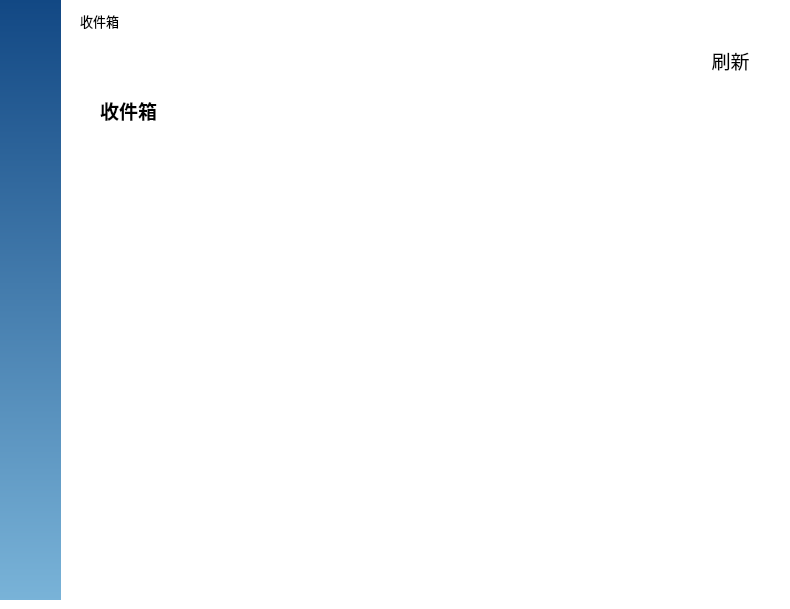
   <widget class="QWidget" name="mainPage">
    <property name="styleSheet">
     <string notr="true">background-color: rgb(255, 255, 255);</string>
    </property>
    <widget class="QLabel" name="label_22">
     <property name="geometry">
      <rect>
       <x>0</x>
       <y>0</y>
       <width>61</width>
       <height>600</height>
      </rect>
     </property>
     <property name="styleSheet">
      <string notr="true">background-color: qlineargradient(spread:pad, x1:0, y1:0, x2:0, y2:1, stop:0 rgba(18, 72, 132, 255), stop:1 rgba(121, 179, 216, 255));</string>
     </property>
     <property name="text">
      <string/>
     </property>
    </widget>
    <widget class="QLabel" name="label_33">
     <property name="geometry">
      <rect>
       <x>80</x>
       <y>10</y>
       <width>651</width>
       <height>21</height>
      </rect>
     </property>
     <property name="font">
      <font>
       <family>微软雅黑</family>
       <pointsize>10</pointsize>
      </font>
     </property>
     <property name="text">
      <string>收件箱</string>
     </property>
    </widget>
    <widget class="QLabel" name="label_34">
     <property name="geometry">
      <rect>
       <x>100</x>
       <y>100</y>
       <width>681</width>
       <height>21</height>
      </rect>
     </property>
     <property name="font">
      <font>
       <family>微软雅黑</family>
       <pointsize>14</pointsize>
       <weight>75</weight>
       <bold>true</bold>
      </font>
     </property>
     <property name="text">
      <string>收件箱</string>
     </property>
    </widget>
    <widget class="QTreeWidget" name="mailList">
     <property name="geometry">
      <rect>
       <x>80</x>
       <y>140</y>
       <width>701</width>
       <height>451</height>
      </rect>
     </property>
     <property name="styleSheet">
      <string notr="true">QTreeWidget
{
border:none;
}


QScrollBar:vertical
{
    width:8px;
    background:rgba(0,0,0,0%);
    margin:0px,0px,0px,0px;
    padding-top:9px;   
    padding-bottom:9px;
}
QScrollBar::handle:vertical
{
    width:8px;
    background:rgba(0,0,0,25%);
    border-radius:4px;   
    min-height:20;
}
QScrollBar::handle:vertical:hover
{
    width:8px;
    background:rgba(0,0,0,50%);   
    border-radius:4px;
    min-height:20;
}
QScrollBar::add-line:vertical  
{
    height:9px;width:8px;
    border-image:url(:/images/a/3.png);
    subcontrol-position:bottom;
}
QScrollBar::sub-line:vertical  
{
    height:9px;width:8px;
    border-image:url(:/images/a/1.png);
    subcontrol-position:top;
}
QScrollBar::add-line:vertical:hover  
{
    height:9px;width:8px;
    border-image:url(:/images/a/4.png);
    subcontrol-position:bottom;
}
QScrollBar::sub-line:vertical:hover  
{
    height:9px;width:8px;
    border-image:url(:/images/a/2.png);
    subcontrol-position:top;
}
QScrollBar::add-page:vertical,QScrollBar::sub-page:vertical   
{
    background:rgba(0,0,0,10%);
    border-radius:4px;
}
QTextEdit{
border:none;
}</string>
     </property>
     <property name="alternatingRowColors">
      <bool>false</bool>
     </property>
     <property name="animated">
      <bool>true</bool>
     </property>
     <attribute name="headerVisible">
      <bool>false</bool>
     </attribute>
     <column>
      <property name="text">
       <string notr="true">1</string>
      </property>
     </column>
    </widget>
    <widget class="QPushButton" name="refresh_2">
     <property name="geometry">
      <rect>
       <x>680</x>
       <y>40</y>
       <width>101</width>
       <height>41</height>
      </rect>
     </property>
     <property name="font">
      <font>
       <family>微软雅黑</family>
       <pointsize>14</pointsize>
      </font>
     </property>
     <property name="styleSheet">
      <string notr="true">QPushButton{
border:none;
}

QPushButton:hover{
	background-color: rgb(243, 243, 243);
}

</string>
     </property>
     <property name="text">
      <string>刷新</string>
     </property>
     <property name="iconSize">
      <size>
       <width>24</width>
       <height>24</height>
      </size>
     </property>
    </widget>
    <widget class="QPushButton" name="toWrite">
     <property name="geometry">
      <rect>
       <x>10</x>
       <y>10</y>
       <width>41</width>
       <height>41</height>
      </rect>
     </property>
     <property name="font">
      <font>
       <family>微软雅黑</family>
       <pointsize>14</pointsize>
      </font>
     </property>
     <property name="styleSheet">
      <string notr="true">QPushButton{
border:none;
background:transparent;
}


</string>
     </property>
     <property name="text">
      <string/>
     </property>
     <property name="iconSize">
      <size>
       <width>24</width>
       <height>24</height>
      </size>
     </property>
    </widget>
    <widget class="QPushButton" name="toDelete">
     <property name="geometry">
      <rect>
       <x>10</x>
       <y>80</y>
       <width>41</width>
       <height>41</height>
      </rect>
     </property>
     <property name="font">
      <font>
       <family>微软雅黑</family>
       <pointsize>14</pointsize>
      </font>
     </property>
     <property name="styleSheet">
      <string notr="true">QPushButton{
border:none;
background:transparent;
}


</string>
     </property>
     <property name="text">
      <string/>
     </property>
     <property name="iconSize">
      <size>
       <width>24</width>
       <height>24</height>
      </size>
     </property>
    </widget>
   </widget>
